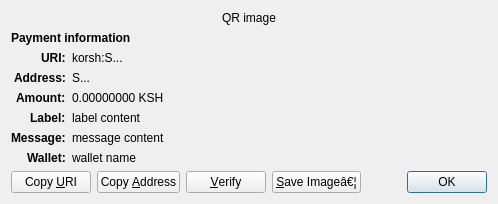
<?xml version="1.0" encoding="UTF-8"?>
<ui version="4.0">
 <class>ReceiveRequestDialog</class>
 <widget class="QDialog" name="ReceiveRequestDialog">
  <property name="geometry">
   <rect>
    <x>0</x>
    <y>0</y>
    <width>413</width>
    <height>229</height>
   </rect>
  </property>
  <property name="windowTitle">
   <string>Request payment to â€¦</string>
  </property>
  <layout class="QGridLayout" name="gridLayout" columnstretch="0,1">
   <property name="sizeConstraint">
    <enum>QLayout::SetFixedSize</enum>
   </property>
   <item row="0" column="0" colspan="2" alignment="Qt::AlignHCenter">
    <widget class="QRImageWidget" name="qr_code">
     <property name="text">
      <string notr="true">QR image</string>
     </property>
     <property name="textInteractionFlags">
      <set>Qt::NoTextInteraction</set>
     </property>
    </widget>
   </item>
   <item row="1" column="0" colspan="2">
    <widget class="QLabel" name="payment_header">
     <property name="font">
      <font>
       <weight>75</weight>
       <bold>true</bold>
      </font>
     </property>
     <property name="text">
      <string>Payment information</string>
     </property>
     <property name="textInteractionFlags">
      <set>Qt::NoTextInteraction</set>
     </property>
    </widget>
   </item>
   <item row="2" column="0" alignment="Qt::AlignRight|Qt::AlignTop">
    <widget class="QLabel" name="uri_tag">
     <property name="font">
      <font>
       <weight>75</weight>
       <bold>true</bold>
      </font>
     </property>
     <property name="text">
      <string notr="true">URI:</string>
     </property>
     <property name="textFormat">
      <enum>Qt::PlainText</enum>
     </property>
     <property name="textInteractionFlags">
      <set>Qt::NoTextInteraction</set>
     </property>
    </widget>
   </item>
   <item row="2" column="1" alignment="Qt::AlignTop">
    <widget class="QLabel" name="uri_content">
     <property name="text">
      <string notr="true">korsh:S...</string>
     </property>
     <property name="textFormat">
      <enum>Qt::RichText</enum>
     </property>
     <property name="wordWrap">
      <bool>true</bool>
     </property>
     <property name="textInteractionFlags">
      <set>Qt::TextSelectableByMouse</set>
     </property>
    </widget>
   </item>
   <item row="3" column="0" alignment="Qt::AlignRight|Qt::AlignTop">
    <widget class="QLabel" name="address_tag">
     <property name="font">
      <font>
       <weight>75</weight>
       <bold>true</bold>
      </font>
     </property>
     <property name="text">
      <string>Address:</string>
     </property>
     <property name="textInteractionFlags">
      <set>Qt::NoTextInteraction</set>
     </property>
    </widget>
   </item>
   <item row="3" column="1" alignment="Qt::AlignTop">
    <widget class="QLabel" name="address_content">
     <property name="text">
      <string notr="true">S...</string>
     </property>
     <property name="textFormat">
      <enum>Qt::PlainText</enum>
     </property>
     <property name="textInteractionFlags">
      <set>Qt::TextSelectableByMouse</set>
     </property>
    </widget>
   </item>
   <item row="4" column="0" alignment="Qt::AlignRight|Qt::AlignTop">
    <widget class="QLabel" name="amount_tag">
     <property name="font">
      <font>
       <weight>75</weight>
       <bold>true</bold>
      </font>
     </property>
     <property name="text">
      <string>Amount:</string>
     </property>
     <property name="textInteractionFlags">
      <set>Qt::NoTextInteraction</set>
     </property>
    </widget>
   </item>
   <item row="4" column="1" alignment="Qt::AlignTop">
    <widget class="QLabel" name="amount_content">
     <property name="text">
      <string notr="true">0.00000000 KSH</string>
     </property>
     <property name="textFormat">
      <enum>Qt::PlainText</enum>
     </property>
     <property name="textInteractionFlags">
      <set>Qt::TextSelectableByMouse</set>
     </property>
    </widget>
   </item>
   <item row="5" column="0" alignment="Qt::AlignRight|Qt::AlignTop">
    <widget class="QLabel" name="label_tag">
     <property name="font">
      <font>
       <weight>75</weight>
       <bold>true</bold>
      </font>
     </property>
     <property name="text">
      <string>Label:</string>
     </property>
     <property name="textInteractionFlags">
      <set>Qt::NoTextInteraction</set>
     </property>
    </widget>
   </item>
   <item row="5" column="1" alignment="Qt::AlignTop">
    <widget class="QLabel" name="label_content">
     <property name="text">
      <string notr="true">label content</string>
     </property>
     <property name="textFormat">
      <enum>Qt::PlainText</enum>
     </property>
     <property name="wordWrap">
      <bool>true</bool>
     </property>
     <property name="textInteractionFlags">
      <set>Qt::TextSelectableByMouse</set>
     </property>
    </widget>
   </item>
   <item row="6" column="0" alignment="Qt::AlignRight|Qt::AlignTop">
    <widget class="QLabel" name="message_tag">
     <property name="font">
      <font>
       <weight>75</weight>
       <bold>true</bold>
      </font>
     </property>
     <property name="text">
      <string>Message:</string>
     </property>
     <property name="textInteractionFlags">
      <set>Qt::NoTextInteraction</set>
     </property>
    </widget>
   </item>
   <item row="6" column="1" alignment="Qt::AlignTop">
    <widget class="QLabel" name="message_content">
     <property name="text">
      <string notr="true">message content</string>
     </property>
     <property name="textFormat">
      <enum>Qt::PlainText</enum>
     </property>
     <property name="wordWrap">
      <bool>true</bool>
     </property>
     <property name="textInteractionFlags">
      <set>Qt::TextSelectableByMouse</set>
     </property>
    </widget>
   </item>
   <item row="7" column="0" alignment="Qt::AlignRight|Qt::AlignTop">
    <widget class="QLabel" name="wallet_tag">
     <property name="font">
      <font>
       <weight>75</weight>
       <bold>true</bold>
      </font>
     </property>
     <property name="text">
      <string>Wallet:</string>
     </property>
     <property name="textInteractionFlags">
      <set>Qt::NoTextInteraction</set>
     </property>
    </widget>
   </item>
   <item row="7" column="1" alignment="Qt::AlignTop">
    <widget class="QLabel" name="wallet_content">
     <property name="text">
      <string notr="true">wallet name</string>
     </property>
     <property name="textFormat">
      <enum>Qt::PlainText</enum>
     </property>
     <property name="wordWrap">
      <bool>true</bool>
     </property>
     <property name="textInteractionFlags">
      <set>Qt::TextSelectableByMouse</set>
     </property>
    </widget>
   </item>
   <item row="8" column="0" colspan="2">
    <layout class="QHBoxLayout" name="horizontalLayout">
     <item>
      <widget class="QPushButton" name="btnCopyURI">
       <property name="text">
        <string>Copy &amp;URI</string>
       </property>
       <property name="autoDefault">
        <bool>false</bool>
       </property>
      </widget>
     </item>
     <item>
      <widget class="QPushButton" name="btnCopyAddress">
       <property name="text">
        <string>Copy &amp;Address</string>
       </property>
       <property name="autoDefault">
        <bool>false</bool>
       </property>
      </widget>
     </item>
     <item>
      <widget class="QPushButton" name="btnVerify">
       <property name="text">
        <string>&amp;Verify</string>
       </property>
       <property name="toolTip">
        <string>Verify this address on e.g. a hardware wallet screen</string>
       </property>
       <property name="autoDefault">
        <bool>false</bool>
       </property>
      </widget>
     </item>
     <item>
      <widget class="QPushButton" name="btnSaveAs">
       <property name="text">
        <string>&amp;Save Imageâ€¦</string>
       </property>
       <property name="autoDefault">
        <bool>false</bool>
       </property>
      </widget>
     </item>
     <item>
      <spacer name="horizontalSpacer_2">
       <property name="orientation">
        <enum>Qt::Horizontal</enum>
       </property>
       <property name="sizeHint" stdset="0">
        <size>
         <width>40</width>
         <height>20</height>
        </size>
       </property>
      </spacer>
     </item>
     <item>
      <widget class="QDialogButtonBox" name="buttonBox">
       <property name="focusPolicy">
        <enum>Qt::StrongFocus</enum>
       </property>
       <property name="standardButtons">
        <set>QDialogButtonBox::Ok</set>
       </property>
      </widget>
     </item>
    </layout>
   </item>
  </layout>
 </widget>
 <customwidgets>
  <customwidget>
   <class>QRImageWidget</class>
   <extends>QLabel</extends>
   <header>qt/qrimagewidget.h</header>
  </customwidget>
 </customwidgets>
 <tabstops>
  <tabstop>buttonBox</tabstop>
  <tabstop>btnCopyURI</tabstop>
  <tabstop>btnCopyAddress</tabstop>
  <tabstop>btnSaveAs</tabstop>
 </tabstops>
 <resources/>
 <connections>
  <connection>
   <sender>buttonBox</sender>
   <signal>accepted()</signal>
   <receiver>ReceiveRequestDialog</receiver>
   <slot>accept()</slot>
   <hints>
    <hint type="sourcelabel">
     <x>135</x>
     <y>230</y>
    </hint>
    <hint type="destinationlabel">
     <x>135</x>
     <y>126</y>
    </hint>
   </hints>
  </connection>
 </connections>
</ui>
